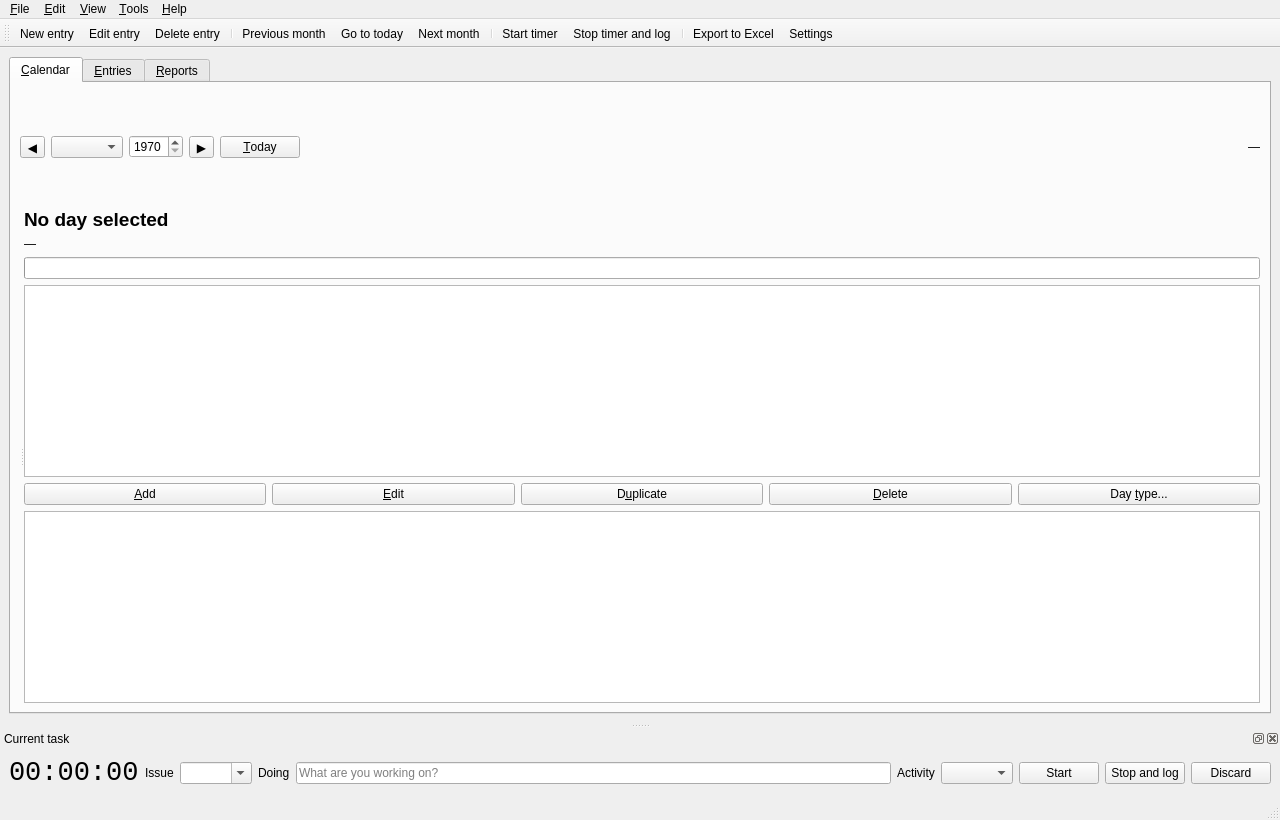
<?xml version="1.0" encoding="UTF-8"?>
<ui version="4.0">
 <class>MainWindow</class>
 <widget class="QMainWindow" name="MainWindow">
  <property name="geometry">
   <rect><x>0</x><y>0</y><width>1280</width><height>820</height></rect>
  </property>
  <property name="windowTitle">
   <string>Work Calendar</string>
  </property>
  <widget class="QWidget" name="centralwidget">
   <layout class="QVBoxLayout" name="centralLayout">
    <item>
     <widget class="QTabWidget" name="tabWidget">
      <property name="currentIndex"><number>0</number></property>

      <widget class="QWidget" name="tabCalendar">
       <attribute name="title"><string>&amp;Calendar</string></attribute>
       <layout class="QVBoxLayout" name="calendarLayout">
        <item>
         <layout class="QHBoxLayout" name="monthNavigationLayout">
          <item>
           <widget class="QToolButton" name="buttonPreviousMonth">
            <property name="text"><string>◀</string></property>
            <property name="toolTip"><string>Previous month</string></property>
           </widget>
          </item>
          <item>
           <widget class="QComboBox" name="comboMonth">
            <property name="minimumWidth"><number>130</number></property>
           </widget>
          </item>
          <item>
           <widget class="QSpinBox" name="spinYear">
            <property name="minimum"><number>1970</number></property>
            <property name="maximum"><number>2200</number></property>
           </widget>
          </item>
          <item>
           <widget class="QToolButton" name="buttonNextMonth">
            <property name="text"><string>▶</string></property>
            <property name="toolTip"><string>Next month</string></property>
           </widget>
          </item>
          <item>
           <widget class="QPushButton" name="buttonToday">
            <property name="text"><string>&amp;Today</string></property>
           </widget>
          </item>
          <item>
           <spacer name="monthNavigationSpacer">
            <property name="orientation"><enum>Qt::Horizontal</enum></property>
            <property name="sizeHint" stdset="0"><size><width>40</width><height>20</height></size></property>
           </spacer>
          </item>
          <item>
           <widget class="QLabel" name="labelMonthSummary">
            <property name="text"><string>&#8212;</string></property>
            <property name="textFormat"><enum>Qt::RichText</enum></property>
           </widget>
          </item>
         </layout>
        </item>
        <item>
         <widget class="QSplitter" name="calendarSplitter">
          <property name="orientation"><enum>Qt::Horizontal</enum></property>
          <property name="childrenCollapsible"><bool>false</bool></property>

          <widget class="QWidget" name="calendarSide">
           <layout class="QVBoxLayout" name="calendarSideLayout">
            <property name="leftMargin"><number>0</number></property>
            <property name="topMargin"><number>0</number></property>
            <property name="rightMargin"><number>0</number></property>
            <property name="bottomMargin"><number>0</number></property>
            <item>
             <widget class="MonthGridWidget" name="monthGrid"/>
            </item>
            <item>
             <widget class="HoursBarChart" name="hoursChart"/>
            </item>
           </layout>
          </widget>

          <widget class="QWidget" name="dayPanel">
           <layout class="QVBoxLayout" name="dayPanelLayout">
            <property name="leftMargin"><number>0</number></property>
            <property name="topMargin"><number>0</number></property>
            <property name="rightMargin"><number>0</number></property>
            <property name="bottomMargin"><number>0</number></property>
            <item>
             <widget class="QLabel" name="labelSelectedDate">
              <property name="text"><string>No day selected</string></property>
              <property name="styleSheet"><string>font-size: 14pt; font-weight: bold;</string></property>
              <property name="wordWrap"><bool>true</bool></property>
             </widget>
            </item>
            <item>
             <widget class="QLabel" name="labelDayStatus">
              <property name="text"><string>&#8212;</string></property>
              <property name="wordWrap"><bool>true</bool></property>
             </widget>
            </item>
            <item>
             <widget class="QProgressBar" name="progressDay">
              <property name="value"><number>0</number></property>
              <property name="maximumHeight"><number>14</number></property>
              <property name="textVisible"><bool>false</bool></property>
             </widget>
            </item>
            <item>
             <widget class="QTableView" name="tableDayEntries">
              <property name="selectionBehavior"><enum>QAbstractItemView::SelectRows</enum></property>
              <property name="selectionMode"><enum>QAbstractItemView::SingleSelection</enum></property>
              <property name="alternatingRowColors"><bool>true</bool></property>
              <property name="editTriggers"><set>QAbstractItemView::NoEditTriggers</set></property>
              <property name="minimumHeight"><number>140</number></property>
              <attribute name="verticalHeaderVisible"><bool>false</bool></attribute>
             </widget>
            </item>
            <item>
             <layout class="QHBoxLayout" name="dayButtonsLayout">
              <item>
               <widget class="QPushButton" name="buttonAddEntry">
                <property name="text"><string>&amp;Add</string></property>
               </widget>
              </item>
              <item>
               <widget class="QPushButton" name="buttonEditEntry">
                <property name="text"><string>&amp;Edit</string></property>
               </widget>
              </item>
              <item>
               <widget class="QPushButton" name="buttonDuplicateEntry">
                <property name="text"><string>D&amp;uplicate</string></property>
               </widget>
              </item>
              <item>
               <widget class="QPushButton" name="buttonDeleteEntry">
                <property name="text"><string>&amp;Delete</string></property>
               </widget>
              </item>
              <item>
               <widget class="QPushButton" name="buttonDayType">
                <property name="text"><string>Day &amp;type...</string></property>
               </widget>
              </item>
             </layout>
            </item>
            <item>
             <widget class="QTextBrowser" name="textEntryDetail">
              <property name="openExternalLinks"><bool>true</bool></property>
             </widget>
            </item>
           </layout>
          </widget>
         </widget>
        </item>
       </layout>
      </widget>

      <widget class="QWidget" name="tabEntries">
       <attribute name="title"><string>&amp;Entries</string></attribute>
       <layout class="QVBoxLayout" name="entriesLayout">
        <item>
         <widget class="QGroupBox" name="groupFilters">
          <property name="title"><string>Filters</string></property>
          <layout class="QGridLayout" name="filterLayout">
           <item row="0" column="0">
            <widget class="QLabel" name="labelSearch">
             <property name="text"><string>Search</string></property>
            </widget>
           </item>
           <item row="0" column="1" colspan="3">
            <widget class="QLineEdit" name="lineSearch">
             <property name="placeholderText"><string>Issue, summary, notes, branch, tags...</string></property>
             <property name="clearButtonEnabled"><bool>true</bool></property>
            </widget>
           </item>
           <item row="0" column="4">
            <widget class="QCheckBox" name="checkDateRange">
             <property name="text"><string>From</string></property>
            </widget>
           </item>
           <item row="0" column="5">
            <widget class="QDateEdit" name="dateFilterFrom">
             <property name="calendarPopup"><bool>true</bool></property>
             <property name="displayFormat"><string>yyyy-MM-dd</string></property>
            </widget>
           </item>
           <item row="0" column="6">
            <widget class="QLabel" name="labelTo">
             <property name="text"><string>to</string></property>
            </widget>
           </item>
           <item row="0" column="7">
            <widget class="QDateEdit" name="dateFilterTo">
             <property name="calendarPopup"><bool>true</bool></property>
             <property name="displayFormat"><string>yyyy-MM-dd</string></property>
            </widget>
           </item>
           <item row="1" column="0">
            <widget class="QLabel" name="labelFilterActivity">
             <property name="text"><string>Activity</string></property>
            </widget>
           </item>
           <item row="1" column="1">
            <widget class="QComboBox" name="comboFilterActivity"/>
           </item>
           <item row="1" column="2">
            <widget class="QLabel" name="labelFilterProject">
             <property name="text"><string>Project</string></property>
            </widget>
           </item>
           <item row="1" column="3">
            <widget class="QComboBox" name="comboFilterProject"/>
           </item>
           <item row="1" column="4">
            <widget class="QLabel" name="labelFilterSprint">
             <property name="text"><string>Sprint</string></property>
            </widget>
           </item>
           <item row="1" column="5">
            <widget class="QComboBox" name="comboFilterSprint"/>
           </item>
           <item row="1" column="6">
            <widget class="QLabel" name="labelFilterBillable">
             <property name="text"><string>Billable</string></property>
            </widget>
           </item>
           <item row="1" column="7">
            <widget class="QComboBox" name="comboFilterBillable"/>
           </item>
           <item row="2" column="0" colspan="8">
            <layout class="QHBoxLayout" name="filterButtonsLayout">
             <item>
              <widget class="QPushButton" name="buttonClearFilters">
               <property name="text"><string>Clear filters</string></property>
              </widget>
             </item>
             <item>
              <widget class="QPushButton" name="buttonChooseColumns">
               <property name="text"><string>Columns...</string></property>
              </widget>
             </item>
             <item>
              <spacer name="filterButtonsSpacer">
               <property name="orientation"><enum>Qt::Horizontal</enum></property>
               <property name="sizeHint" stdset="0"><size><width>40</width><height>20</height></size></property>
              </spacer>
             </item>
             <item>
              <widget class="QLabel" name="labelEntriesSummary">
               <property name="text"><string>&#8212;</string></property>
              </widget>
             </item>
            </layout>
           </item>
          </layout>
         </widget>
        </item>
        <item>
         <widget class="QTableView" name="tableEntries">
          <property name="selectionBehavior"><enum>QAbstractItemView::SelectRows</enum></property>
          <property name="selectionMode"><enum>QAbstractItemView::ExtendedSelection</enum></property>
          <property name="alternatingRowColors"><bool>true</bool></property>
          <property name="sortingEnabled"><bool>true</bool></property>
          <property name="editTriggers"><set>QAbstractItemView::NoEditTriggers</set></property>
          <property name="contextMenuPolicy"><enum>Qt::CustomContextMenu</enum></property>
          <attribute name="verticalHeaderVisible"><bool>false</bool></attribute>
         </widget>
        </item>
       </layout>
      </widget>

      <widget class="QWidget" name="tabReports">
       <attribute name="title"><string>&amp;Reports</string></attribute>
       <layout class="QVBoxLayout" name="reportsLayout">
        <item>
         <layout class="QHBoxLayout" name="reportPeriodLayout">
          <item>
           <widget class="QLabel" name="labelReportPeriod">
            <property name="text"><string>Period</string></property>
           </widget>
          </item>
          <item>
           <widget class="QComboBox" name="comboReportPeriod"/>
          </item>
          <item>
           <widget class="QDateEdit" name="dateReportFrom">
            <property name="calendarPopup"><bool>true</bool></property>
            <property name="displayFormat"><string>yyyy-MM-dd</string></property>
           </widget>
          </item>
          <item>
           <widget class="QLabel" name="labelReportTo">
            <property name="text"><string>to</string></property>
           </widget>
          </item>
          <item>
           <widget class="QDateEdit" name="dateReportTo">
            <property name="calendarPopup"><bool>true</bool></property>
            <property name="displayFormat"><string>yyyy-MM-dd</string></property>
           </widget>
          </item>
          <item>
           <widget class="QPushButton" name="buttonRefreshReport">
            <property name="text"><string>Refresh</string></property>
           </widget>
          </item>
          <item>
           <spacer name="reportPeriodSpacer">
            <property name="orientation"><enum>Qt::Horizontal</enum></property>
            <property name="sizeHint" stdset="0"><size><width>40</width><height>20</height></size></property>
           </spacer>
          </item>
         </layout>
        </item>
        <item>
         <widget class="QGroupBox" name="groupTotals">
          <property name="title"><string>Totals</string></property>
          <property name="sizePolicy">
           <sizepolicy hsizetype="Preferred" vsizetype="Maximum">
            <horstretch>0</horstretch><verstretch>0</verstretch>
           </sizepolicy>
          </property>
          <layout class="QGridLayout" name="totalsLayout">
           <item row="0" column="0"><widget class="QLabel" name="captionLogged"><property name="text"><string>Logged</string></property></widget></item>
           <item row="0" column="1"><widget class="QLabel" name="labelTotalLogged"><property name="text"><string>&#8212;</string></property><property name="styleSheet"><string>font-weight: bold;</string></property></widget></item>
           <item row="0" column="2"><widget class="QLabel" name="captionExpected"><property name="text"><string>Expected</string></property></widget></item>
           <item row="0" column="3"><widget class="QLabel" name="labelTotalExpected"><property name="text"><string>&#8212;</string></property></widget></item>
           <item row="0" column="4"><widget class="QLabel" name="captionBalance"><property name="text"><string>Balance</string></property></widget></item>
           <item row="0" column="5"><widget class="QLabel" name="labelTotalBalance"><property name="text"><string>&#8212;</string></property><property name="styleSheet"><string>font-weight: bold;</string></property></widget></item>
           <item row="1" column="0"><widget class="QLabel" name="captionBillable"><property name="text"><string>Billable</string></property></widget></item>
           <item row="1" column="1"><widget class="QLabel" name="labelTotalBillable"><property name="text"><string>&#8212;</string></property></widget></item>
           <item row="1" column="2"><widget class="QLabel" name="captionDays"><property name="text"><string>Days</string></property></widget></item>
           <item row="1" column="3"><widget class="QLabel" name="labelTotalDays"><property name="text"><string>&#8212;</string></property></widget></item>
           <item row="1" column="4"><widget class="QLabel" name="captionStreak"><property name="text"><string>Streak</string></property></widget></item>
           <item row="1" column="5"><widget class="QLabel" name="labelTotalStreak"><property name="text"><string>&#8212;</string></property></widget></item>
           <item row="2" column="0"><widget class="QLabel" name="captionAverage"><property name="text"><string>Average per day worked</string></property></widget></item>
           <item row="2" column="1"><widget class="QLabel" name="labelTotalAverage"><property name="text"><string>&#8212;</string></property></widget></item>
           <item row="2" column="2"><widget class="QLabel" name="captionEntries"><property name="text"><string>Entries</string></property></widget></item>
           <item row="2" column="3"><widget class="QLabel" name="labelTotalEntries"><property name="text"><string>&#8212;</string></property></widget></item>
           <item row="2" column="4"><widget class="QLabel" name="captionAbsences"><property name="text"><string>Absence days</string></property></widget></item>
           <item row="2" column="5"><widget class="QLabel" name="labelTotalAbsences"><property name="text"><string>&#8212;</string></property></widget></item>
          </layout>
         </widget>
        </item>
        <item>
         <widget class="QSplitter" name="reportSplitter">
          <property name="orientation"><enum>Qt::Horizontal</enum></property>
          <widget class="QWidget" name="breakdownSide">
           <layout class="QVBoxLayout" name="breakdownLayout">
            <property name="leftMargin"><number>0</number></property>
            <property name="topMargin"><number>0</number></property>
            <property name="rightMargin"><number>0</number></property>
            <property name="bottomMargin"><number>0</number></property>
            <item>
             <layout class="QHBoxLayout" name="groupByLayout">
              <item>
               <widget class="QLabel" name="labelGroupBy">
                <property name="text"><string>Group by</string></property>
               </widget>
              </item>
              <item>
               <widget class="QComboBox" name="comboGroupBy"/>
              </item>
              <item>
               <spacer name="groupBySpacer">
                <property name="orientation"><enum>Qt::Horizontal</enum></property>
                <property name="sizeHint" stdset="0"><size><width>40</width><height>20</height></size></property>
               </spacer>
              </item>
             </layout>
            </item>
            <item>
             <widget class="QTableView" name="tableBreakdown">
              <property name="selectionBehavior"><enum>QAbstractItemView::SelectRows</enum></property>
              <property name="alternatingRowColors"><bool>true</bool></property>
              <property name="editTriggers"><set>QAbstractItemView::NoEditTriggers</set></property>
              <attribute name="verticalHeaderVisible"><bool>false</bool></attribute>
             </widget>
            </item>
           </layout>
          </widget>
          <widget class="QWidget" name="recapSide">
           <layout class="QVBoxLayout" name="recapLayout">
            <property name="leftMargin"><number>0</number></property>
            <property name="topMargin"><number>0</number></property>
            <property name="rightMargin"><number>0</number></property>
            <property name="bottomMargin"><number>0</number></property>
            <item>
             <widget class="QLabel" name="labelRecap">
              <property name="text"><string>Recap</string></property>
             </widget>
            </item>
            <item>
             <widget class="QPlainTextEdit" name="textRecap">
              <property name="readOnly"><bool>true</bool></property>
             </widget>
            </item>
            <item>
             <widget class="QPushButton" name="buttonCopyRecap">
              <property name="text"><string>Copy recap to clipboard</string></property>
             </widget>
            </item>
           </layout>
          </widget>
         </widget>
        </item>
       </layout>
      </widget>

     </widget>
    </item>
   </layout>
  </widget>

  <widget class="QMenuBar" name="menubar">
   <property name="geometry">
    <rect><x>0</x><y>0</y><width>1280</width><height>24</height></rect>
   </property>
   <widget class="QMenu" name="menuFile">
    <property name="title"><string>&amp;File</string></property>
    <addaction name="actionNewEntry"/>
    <addaction name="separator"/>
    <addaction name="actionImportCsv"/>
    <addaction name="actionImportJira"/>
    <addaction name="separator"/>
    <addaction name="actionExportExcel"/>
    <addaction name="actionExportCsv"/>
    <addaction name="separator"/>
    <addaction name="actionQuit"/>
   </widget>
   <widget class="QMenu" name="menuEdit">
    <property name="title"><string>&amp;Edit</string></property>
    <addaction name="actionEditEntry"/>
    <addaction name="actionDuplicateEntry"/>
    <addaction name="actionDeleteEntry"/>
    <addaction name="separator"/>
    <addaction name="actionSetDayType"/>
    <addaction name="separator"/>
    <addaction name="actionCopyStandup"/>
    <addaction name="actionCopyRecap"/>
   </widget>
   <widget class="QMenu" name="menuView">
    <property name="title"><string>&amp;View</string></property>
    <addaction name="actionPreviousMonth"/>
    <addaction name="actionNextMonth"/>
    <addaction name="actionToday"/>
    <addaction name="separator"/>
    <addaction name="actionShowWeekends"/>
    <addaction name="actionChooseColumns"/>
    <addaction name="separator"/>
    <addaction name="actionRefresh"/>
   </widget>
   <widget class="QMenu" name="menuTools">
    <property name="title"><string>&amp;Tools</string></property>
    <addaction name="actionStartTimer"/>
    <addaction name="actionStopTimer"/>
    <addaction name="actionDiscardTimer"/>
    <addaction name="separator"/>
    <addaction name="actionSettings"/>
   </widget>
   <widget class="QMenu" name="menuHelp">
    <property name="title"><string>&amp;Help</string></property>
    <addaction name="actionAbout"/>
    <addaction name="actionAboutQt"/>
   </widget>
   <addaction name="menuFile"/>
   <addaction name="menuEdit"/>
   <addaction name="menuView"/>
   <addaction name="menuTools"/>
   <addaction name="menuHelp"/>
  </widget>

  <widget class="QToolBar" name="toolBar">
   <property name="windowTitle"><string>Main toolbar</string></property>
   <attribute name="toolBarArea"><enum>TopToolBarArea</enum></attribute>
   <attribute name="toolBarBreak"><bool>false</bool></attribute>
   <addaction name="actionNewEntry"/>
   <addaction name="actionEditEntry"/>
   <addaction name="actionDeleteEntry"/>
   <addaction name="separator"/>
   <addaction name="actionPreviousMonth"/>
   <addaction name="actionToday"/>
   <addaction name="actionNextMonth"/>
   <addaction name="separator"/>
   <addaction name="actionStartTimer"/>
   <addaction name="actionStopTimer"/>
   <addaction name="separator"/>
   <addaction name="actionExportExcel"/>
   <addaction name="actionSettings"/>
  </widget>

  <widget class="QStatusBar" name="statusbar"/>

  <widget class="QDockWidget" name="dockTimer">
   <property name="windowTitle"><string>Current task</string></property>
   <attribute name="dockWidgetArea"><number>8</number></attribute>
   <widget class="QWidget" name="dockTimerContents">
    <layout class="QHBoxLayout" name="timerLayout">
     <item>
      <widget class="QLabel" name="labelTimerElapsed">
       <property name="text"><string>00:00:00</string></property>
       <property name="styleSheet"><string>font-size: 20pt; font-family: monospace;</string></property>
      </widget>
     </item>
     <item>
      <widget class="QLabel" name="labelTimerIssueCaption">
       <property name="text"><string>Issue</string></property>
      </widget>
     </item>
     <item>
      <widget class="QComboBox" name="comboTimerIssue">
       <property name="editable"><bool>true</bool></property>
       <property name="minimumWidth"><number>170</number></property>
      </widget>
     </item>
     <item>
      <widget class="QLabel" name="labelTimerSummaryCaption">
       <property name="text"><string>Doing</string></property>
      </widget>
     </item>
     <item>
      <widget class="QLineEdit" name="lineTimerSummary">
       <property name="placeholderText"><string>What are you working on?</string></property>
      </widget>
     </item>
     <item>
      <widget class="QLabel" name="labelTimerActivityCaption">
       <property name="text"><string>Activity</string></property>
      </widget>
     </item>
     <item>
      <widget class="QComboBox" name="comboTimerActivity"/>
     </item>
     <item>
      <widget class="QPushButton" name="buttonTimerStart">
       <property name="text"><string>Start</string></property>
      </widget>
     </item>
     <item>
      <widget class="QPushButton" name="buttonTimerStop">
       <property name="text"><string>Stop and log</string></property>
      </widget>
     </item>
     <item>
      <widget class="QPushButton" name="buttonTimerDiscard">
       <property name="text"><string>Discard</string></property>
      </widget>
     </item>
    </layout>
   </widget>
  </widget>

  <action name="actionNewEntry">
   <property name="text"><string>&amp;New entry...</string></property>
   <property name="shortcut"><string>Ctrl+N</string></property>
  </action>
  <action name="actionEditEntry">
   <property name="text"><string>&amp;Edit entry...</string></property>
   <property name="shortcut"><string>Ctrl+E</string></property>
  </action>
  <action name="actionDuplicateEntry">
   <property name="text"><string>D&amp;uplicate entry</string></property>
   <property name="shortcut"><string>Ctrl+D</string></property>
  </action>
  <action name="actionDeleteEntry">
   <property name="text"><string>&amp;Delete entry</string></property>
   <property name="shortcut"><string>Del</string></property>
  </action>
  <action name="actionSetDayType">
   <property name="text"><string>Set day &amp;type...</string></property>
   <property name="shortcut"><string>Ctrl+T</string></property>
  </action>
  <action name="actionCopyStandup">
   <property name="text"><string>Copy &amp;stand-up note</string></property>
   <property name="shortcut"><string>Ctrl+Shift+C</string></property>
  </action>
  <action name="actionCopyRecap">
   <property name="text"><string>Copy period &amp;recap</string></property>
  </action>
  <action name="actionImportCsv">
   <property name="text"><string>Import from &amp;CSV...</string></property>
  </action>
  <action name="actionImportJira">
   <property name="text"><string>Import from &amp;Jira...</string></property>
  </action>
  <action name="actionExportExcel">
   <property name="text"><string>Export to E&amp;xcel...</string></property>
   <property name="shortcut"><string>Ctrl+Shift+E</string></property>
  </action>
  <action name="actionExportCsv">
   <property name="text"><string>Export to CS&amp;V...</string></property>
  </action>
  <action name="actionQuit">
   <property name="text"><string>&amp;Quit</string></property>
   <property name="shortcut"><string>Ctrl+Q</string></property>
  </action>
  <action name="actionPreviousMonth">
   <property name="text"><string>&amp;Previous month</string></property>
   <property name="shortcut"><string>Ctrl+PgUp</string></property>
  </action>
  <action name="actionNextMonth">
   <property name="text"><string>&amp;Next month</string></property>
   <property name="shortcut"><string>Ctrl+PgDown</string></property>
  </action>
  <action name="actionToday">
   <property name="text"><string>Go to &amp;today</string></property>
   <property name="shortcut"><string>Ctrl+Home</string></property>
  </action>
  <action name="actionShowWeekends">
   <property name="text"><string>Show &amp;weekends</string></property>
   <property name="checkable"><bool>true</bool></property>
  </action>
  <action name="actionChooseColumns">
   <property name="text"><string>&amp;Columns...</string></property>
  </action>
  <action name="actionRefresh">
   <property name="text"><string>&amp;Refresh</string></property>
   <property name="shortcut"><string>F5</string></property>
  </action>
  <action name="actionStartTimer">
   <property name="text"><string>&amp;Start timer</string></property>
   <property name="shortcut"><string>Ctrl+Shift+S</string></property>
  </action>
  <action name="actionStopTimer">
   <property name="text"><string>Sto&amp;p timer and log</string></property>
   <property name="shortcut"><string>Ctrl+Shift+X</string></property>
  </action>
  <action name="actionDiscardTimer">
   <property name="text"><string>&amp;Discard timer</string></property>
  </action>
  <action name="actionSettings">
   <property name="text"><string>&amp;Settings...</string></property>
   <property name="shortcut"><string>Ctrl+,</string></property>
  </action>
  <action name="actionAbout">
   <property name="text"><string>&amp;About Work Calendar</string></property>
  </action>
  <action name="actionAboutQt">
   <property name="text"><string>About &amp;Qt</string></property>
  </action>
 </widget>
 <customwidgets>
  <customwidget>
   <class>MonthGridWidget</class>
   <extends>QWidget</extends>
   <header>widgets/MonthGridWidget.h</header>
  </customwidget>
  <customwidget>
   <class>HoursBarChart</class>
   <extends>QWidget</extends>
   <header>widgets/HoursBarChart.h</header>
  </customwidget>
 </customwidgets>
 <resources/>
 <connections/>
</ui>
